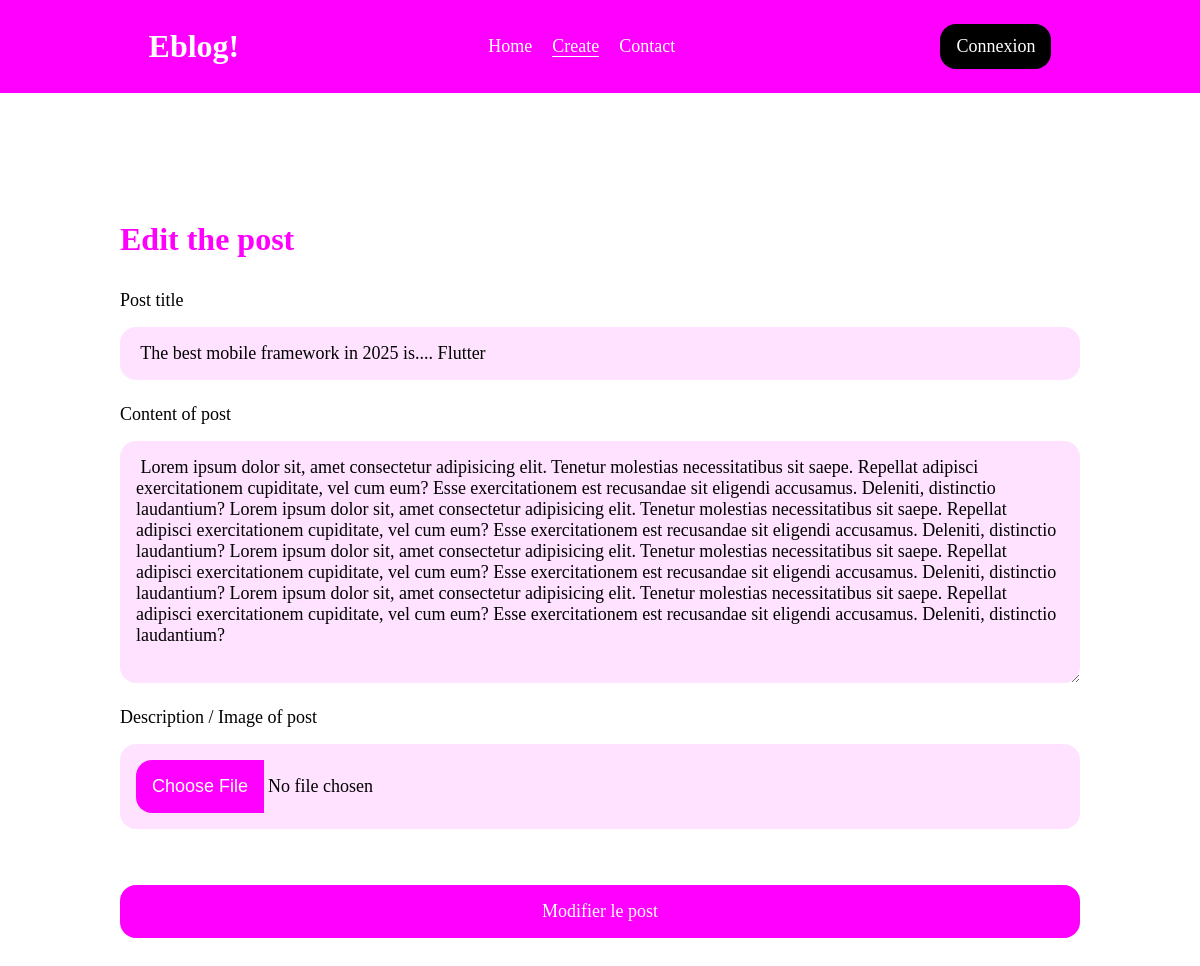
The app's page /posts/3/edit/ with its own data.
### posts/models.py (models this page shows, shortened)
class Post(models.Model):
    title = models.CharField(max_length=255)
    content = models.TextField()
    image = models.ImageField(upload_to="image", null=True)

### posts/views.py (the view)
# urls.py: path("<int:id>/edit/", views.create, name="edit"),
def create(request, id, *args, **kwargs):
    post = Post.objects.filter(id=id).get()
    return render(request, "posts/edit.html", {"post": post})

### posts/templates/posts/edit.html (shortened to what this page needs)
{% extends "base.html" %}
{% block body %}
    <h1 class="title"> {% block brandtitle %}Edit the post{% endblock brandtitle %} </h1>
    {% include "posts/form.html" %}
{% endblock body %}

### posts/templates/posts/form.html (shortened to what this page needs)
<form action="{% if post %} /posts/update/ {% else %} /posts/store/{% endif %}" method="post">
    <div class="div-input">
        <label for="">Post title</label>
        <input type="text" name="title" id="" placeholder="Enter the post title" value="{% if post %} {{ post.title }} {% endif %}">
    </div>
    <div class="div-input">
        <label for="">Content of post</label>
        <textarea name="content" rows="10" id="" placeholder="Entere the post content">{% if post %} {{ post.content }} {% endif %}</textarea>
    </div>
    <div class="div-input">
        <label for="">Description / Image of post</label>
        <input type="file" name="image">
    </div>
    <input type="submit" class="input-submit" value="{% if post %} Modifier le post {% else %} Ajouter le post {% endif %}">
</form>

### posts/static/style.css (style rules this page uses)
* { font-family: montserrat; padding: 0; margin: 0; }
:root { --main-color: #ff00ff }
.title { font-size: 32px; color: var(--main-color); margin-bottom: 32px; }
form { margin-top: 32px; }
.div-input { display: flex; justify-content: start; flex-direction: column; margin-bottom: 24px; }
.div-input label { font-size: 18px; margin-bottom: 16px; }
.div-input input, .div-input textarea { border: none; background-color: #ff00ff1d; padding: 16px; border-radius: 16px; font-size: 18px; outline: none; }
.div-input input::placeholder, .div-input textarea::placeholder { font-size: 18px; }
input[type=submit] { width: 100%; background-color: var(--main-color); color: white; font-size: 18px; padding: 16px; border: none; border-radius: 16px; cursor: pointer; margin-top: 32px; }

### records on screen
Post: title "The best mobile framework in 2025 is.... Flutter", content "Lorem ipsum dolor sit, amet consectetur adipisicing elit. Tenetur molestias necessitatibus sit saepe. Repellat adipisci exercitationem cupiditate, vel cum eum? Esse exercitationem est recusandae sit eligendi accusamus. Deleniti, distinctio laudantium? Lorem ipsum dolor sit, amet consectetur adipisicing elit. Tenetur molestias necessitatibus sit saepe. Repellat adipisci exercitationem cupiditate, vel cum eum? Esse exercitationem est recusandae sit eligendi accusamus. Deleniti, distinctio laudantium? Lorem ipsum dolor sit, amet consectetur adipisicing elit. Tenetur molestias necessitatibus sit saepe. Repellat adipisci exercitationem cupiditate, vel cum eum? Esse exercitationem est recusandae…"
